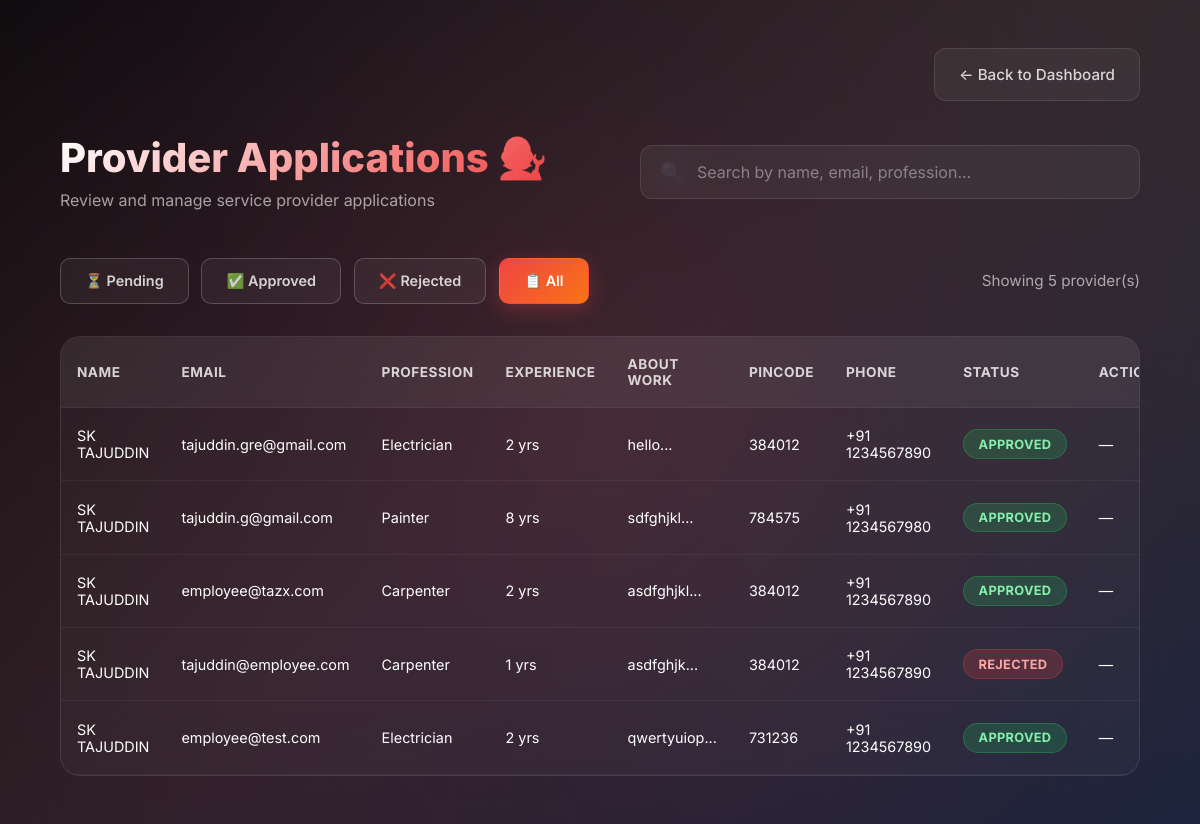
Page /admin/providers.php (signed in) on the committed database.
### tables this page shows
CREATE TABLE `service_providers` (
  `provider_id` int(11) NOT NULL,
  `user_id` int(11) DEFAULT NULL,
  `age` int(11) DEFAULT NULL,
  `specialization` varchar(100) DEFAULT NULL,
  `experience` int(11) DEFAULT NULL,
  `area` varchar(100) DEFAULT NULL,
  `id_proof` varchar(255) DEFAULT NULL,
  `is_approved` tinyint(4) DEFAULT 0,
  `profession` varchar(100) DEFAULT NULL,
  `about_work` text DEFAULT NULL,
  `pincode` varchar(6) DEFAULT NULL,
  `phone` varchar(15) DEFAULT NULL
);

CREATE TABLE `users` (
  `user_id` int(11) NOT NULL,
  `name` varchar(100) NOT NULL,
  `email` varchar(100) NOT NULL,
  `phone` varchar(15) DEFAULT NULL,
  `password` varchar(255) NOT NULL,
  `role` enum('consumer','provider','admin') NOT NULL,
  `status` tinyint(4) DEFAULT 1,
  `created_at` timestamp NOT NULL DEFAULT current_timestamp(),
  `is_active` tinyint(1) NOT NULL DEFAULT 1
);

### admin/providers.php (the view, shortened to what this page needs)
<?php
require_once dirname(__DIR__) . "/config/db.php";
$statusFilter = $_GET['status'] ?? 'all';
$where = "";
$sql = "
SELECT
    u.user_id,
    u.name,
    u.email,
    sp.profession,
    sp.experience,
    sp.about_work,
    sp.pincode,
    sp.phone,
    sp.is_approved
FROM users u
JOIN service_providers sp ON sp.user_id = u.user_id
WHERE u.role = 'provider'
$where
ORDER BY u.user_id DESC
";
$result = $conn->query($sql);
?>
<!DOCTYPE html>
<html lang="en">
<head>
</head>
<body>
<div class="bg-gradient"></div>
<div class="grid-overlay"></div>
<div class="container">
    <div style="display: flex; justify-content: flex-end;">
        <a href="home.php" class="back-link">
            <span>← Back to Dashboard</span>
        </a>
    </div>
    <div class="page-header">
        <div class="welcome-section">
            <h1>Provider Applications 🧑‍🔧</h1>
            <p>Review and manage service provider applications</p>
        </div>
        <div class="search-container">
            <span class="search-icon">🔍</span>
            <input type="text" id="searchInput" class="search-bar" placeholder="Search by name, email, profession...">
        </div>
    </div>
    <div class="filter-section">
        <div class="filter-btns">
            <a href="providers.php?status=pending" class="filter-btn <?= $statusFilter === 'pending' ? 'active' : '' ?>">
                ⏳ Pending
            </a>
            <a href="providers.php?status=approved" class="filter-btn <?= $statusFilter === 'approved' ? 'active' : '' ?>">
                ✅ Approved
            </a>
            <a href="providers.php?status=rejected" class="filter-btn <?= $statusFilter === 'rejected' ? 'active' : '' ?>">
                ❌ Rejected
            </a>
            <a href="providers.php" class="filter-btn <?= $statusFilter === 'all' ? 'active' : '' ?>">
                📋 All
            </a>
        </div>
        <div class="results-count" id="resultsCount">
            Showing <?= $result->num_rows ?> provider(s)
        </div>
    </div>
    <div class="table-container" id="tableContainer">
        <table>
            <thead>
                <tr>
                    <th>Name</th>
                    <th>Email</th>
                    <th>Profession</th>
                    <th>Experience</th>
                    <th>About Work</th>
                    <th>Pincode</th>
                    <th>Phone</th>
                    <th>Status</th>
                    <th>Action</th>
                </tr>
            </thead>
            <tbody id="tableBody">
                <?php if ($result->num_rows > 0): ?>
                    <?php while ($row = $result->fetch_assoc()): ?>
                    <tr data-name="<?= htmlspecialchars(strtolower($row['name'])) ?>"
                        data-email="<?= htmlspecialchars(strtolower($row['email'])) ?>"
                        data-profession="<?= htmlspecialchars(strtolower($row['profession'])) ?>">
                        <td><?= htmlspecialchars($row['name']) ?></td>
                        <td><?= htmlspecialchars($row['email']) ?></td>
                        <td><?= htmlspecialchars($row['profession']) ?></td>
                        <td><?= (int)$row['experience'] ?> yrs</td>
                        <td><?= htmlspecialchars(substr($row['about_work'], 0, 50)) ?>...</td>
                        <td><?= htmlspecialchars($row['pincode']) ?></td>
                        <td>+91 <?= htmlspecialchars($row['phone']) ?></td>
                        <td>
                            <?php
                            if ($row['is_approved'] == 1) {
                                echo '<span class="status-badge status-approved">Approved</span>';
                            } elseif ($row['is_approved'] == -1) {
                                echo '<span class="status-badge status-rejected">Rejected</span>';
                            } else {
                                echo '<span class="status-badge status-pending">Pending</span>';
                            }
                            ?>
                        </td>
                        <td>
                            <?php if ($row['is_approved'] == 0): ?>
                                <a href="approve.php?id=<?= $row['user_id'] ?>&action=approve"
                                   class="action-btn btn-approve"
                                   onclick="return confirm('Are you sure you want to approve this provider?')">
                                    Approve
                                </a>
                                <a href="approve.php?id=<?= $row['user_id'] ?>&action=reject"
                                   class="action-btn btn-reject"
                                   onclick="return confirm('Are you sure you want to reject this provider?')">
                                    Reject
                                </a>
                            <?php else: ?>
                                —
                            <?php endif; ?>
                        </td>
                    </tr>
                    <?php endwhile; ?>
                <?php endif; ?>
            </tbody>
        </table>
    </div>
</div>
</body>
</html>

### rows in the picture
service_providers: user.name "SK TAJUDDIN", user.email "tajuddin.gre@gmail.com", profession "Electrician", experience "2", about_work "hello", pincode "384012", phone "1234567890", is_approved "APPROVED"
service_providers: user.name "SK TAJUDDIN", user.email "tajuddin.g@gmail.com", profession "Painter", experience "8", about_work "sdfghjkl", pincode "784575", phone "1234567980", is_approved "APPROVED"
service_providers: user.name "SK TAJUDDIN", user.email "employee@tazx.com", profession "Carpenter", experience "2", about_work "asdfghjkl", pincode "384012", phone "1234567890", is_approved "APPROVED"
service_providers: user.name "SK TAJUDDIN", user.email "tajuddin@employee.com", profession "Carpenter", experience "1", about_work "asdfghjk", pincode "384012", phone "1234567890", is_approved "REJECTED"
service_providers: user.name "SK TAJUDDIN", user.email "employee@test.com", profession "Electrician", experience "2", about_work "qwertyuiop", pincode "731236", phone "1234567890", is_approved "APPROVED"

### other values in the picture
$result->num_rows "5"
